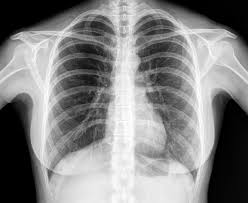
#> input picture xray.jpg, 248 x 203 px; its folder holds only this picture in this run
$ python -i preprocess.py   (imports and definitions only)
#> lines starting #> are read from the running program, lines starting #| are printed output that depends on the picture; after the words box and inside, x2 and y2 are one past the last pixel; in counts of white or black regions, pixels touching at a corner belong together
import cv2
import numpy as np
import os
from skimage import exposure
import matplotlib.pyplot as plt

# Define input and output directories
input_dir = r"C:\Users\Hp\Documents\Capstone\Dataset\New folder"  # Replace with your folder path
output_dir = r"C:\Users\Hp\Documents\Capstone\Dataset\Preprocessed"  # Replace with your output folder
# [1 line not run here, left out]

# Parameters
IMG_SIZE = (256, 256)  # Standard size for resizing
CROP_SIZE = 5  # Pixels to crop from each side (adjust based on your X-rays)

# Function to preprocess a single image
def preprocess_image(image_path, output_path):
    # Load image
#> called with image_path = '../xray.jpg', output_path = 'out.png'
    img = cv2.imread(image_path, cv2.IMREAD_GRAYSCALE)  # Load as grayscale
#> img is the input picture: shape (203, 248); min 0, max 255, mean 132.1

    # Resize image
    img_resized = cv2.resize(img, IMG_SIZE, interpolation=cv2.INTER_AREA)
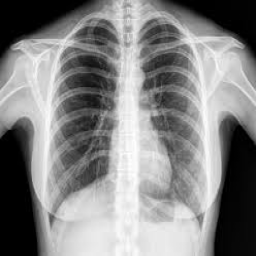
#> img_resized: shape (256, 256); min 0, max 255, mean 132

    # Normalize pixel values to [0, 1]
    img_normalized = img_resized / 255.0

    # Noise reduction (Gaussian blur)
    img_blurred = cv2.GaussianBlur(img_normalized, (5, 5), 0)

    # Contrast enhancement (CLAHE)
    clahe = cv2.createCLAHE(clipLimit=2.0, tileGridSize=(8, 8))
    img_enhanced = clahe.apply((img_blurred * 255).astype(np.uint8))  # Convert back to 0-255 range
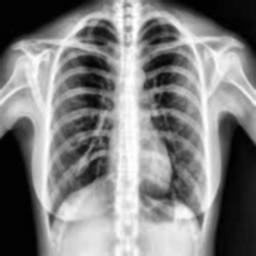
#> img_enhanced: shape (256, 256); min 1, max 255, mean 128.3

    # Normalize again after enhancement
    img_final = img_enhanced / 255.0

    # Cropping (remove borders, adjust CROP_SIZE as needed)
    h, w = img_final.shape
#> h = 256; w = 256
    img_cropped = img_final[CROP_SIZE:h-CROP_SIZE, CROP_SIZE:w-CROP_SIZE]
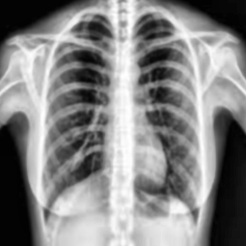
#> img_cropped: shape (246, 246) float64; min 0.00392, max 1, mean 0.521

    # Resize back to IMG_SIZE after cropping (if needed)
    img_cropped_resized = cv2.resize(img_cropped, IMG_SIZE, interpolation=cv2.INTER_AREA)

    # Edge detection (Canny)
    edges = cv2.Canny((img_cropped_resized * 255).astype(np.uint8), 100, 200)
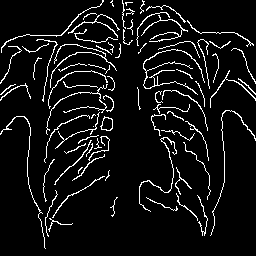
#> edges: shape (256, 256); 7.2% white in thin lines or dots

    # Thresholding (binary segmentation)
    _, img_thresholded = cv2.threshold((img_cropped_resized * 255).astype(np.uint8), 127, 255, cv2.THRESH_BINARY)
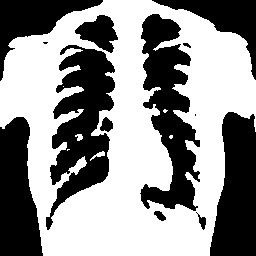
#> img_thresholded: shape (256, 256); 56.4% white; 13 black regions (2 under 20 px), largest, box (x1, y1, x2, y2) and area: (46, 45, 115, 230) 6378, (140, 14, 200, 211) 6248, (210, 112, 256, 256) 5087

    # Combine preprocessed images (you can choose which to save or use)
    # Here, we save the thresholded image as the final output; adjust as needed
    img_output = img_thresholded / 255.0  # Normalize back to [0, 1]

    # Save preprocessed image
    cv2.imwrite(output_path, (img_output * 255).astype(np.uint8))  # Save as 0-255 range

    return {
        'original': img_resized / 255.0,
        'enhanced': img_final,
        'cropped': img_cropped_resized,
        'edges': edges / 255.0,
        'thresholded': img_output
    }

# Process all images in the directory
# [35 lines not run here, left out]

>>> result = preprocess_image('../xray.jpg', 'out.png')
#> result = 5 items
